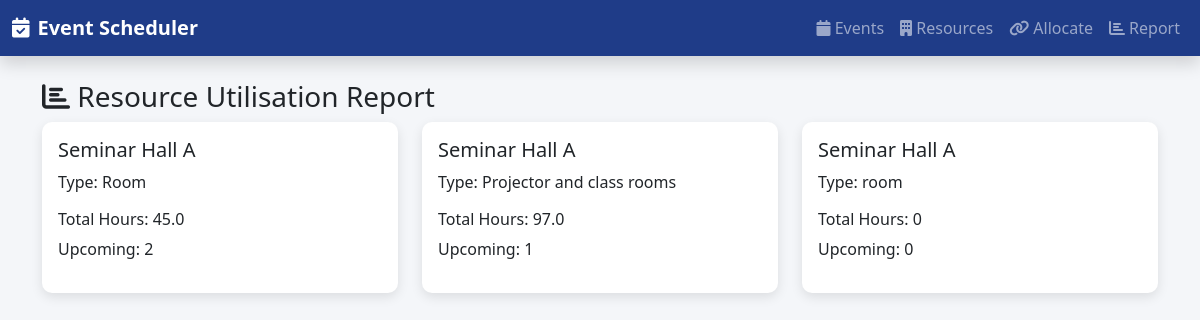
Screenshot of /report with the database file from the repository.
### app.py (models this page shows)
class Resource(db.Model):
    id = db.Column(db.Integer, primary_key=True)
    name = db.Column(db.String(100))
    type = db.Column(db.String(50))

### app.py (the view)
@app.route('/report', methods=['GET', 'POST'])
def report():
    data = []
    start_date = None
    end_date = None
    if request.method == 'POST':
        start_date = datetime.strptime(request.form['start'], '%Y-%m-%d')
        end_date = datetime.strptime(request.form['end'], '%Y-%m-%d')
        end_date = end_date.replace(hour=23, minute=59, second=59)
    for r in Resource.query.all():
        total_hours = 0
        upcoming = []
        for a in Allocation.query.filter_by(resource_id=r.id).all():
            e = Event.query.get(a.event_id)
            if start_date and end_date:
                if e.end_time < start_date or e.start_time > end_date:
                    continue
            duration = (e.end_time - e.start_time).total_seconds() / 3600
            total_hours += duration
            if e.start_time > datetime.now():
                upcoming.append(e.title)
        data.append({
            'name': r.name,
            'type': r.type,
            'hours': round(total_hours, 2),
            'upcoming': upcoming
        })
    return render_template(
        'report.html',
        data=data,
        start=start_date,
        end=end_date
    )

### templates/report.html
{% extends 'base.html' %}
{% block content %}
<h3><i class="fa fa-chart-bar"></i> Resource Utilisation Report</h3>
<div class="row">
  {% for r in data %}
  <div class="col-md-4">
    <div class="card p-3 mb-3">
      <h5>{{ r.name }}</h5>
      <p>Type: {{ r.type }}</p>
      <h6>Total Hours: {{ r.hours }}</h6>
      <p>Upcoming: {{ r.upcoming|length }}</p>
    </div>
  </div>
  {% endfor %}
</div>
{% endblock %}

### templates/base.html (shortened to what this page needs)
<!DOCTYPE html>
<html>
<head>
    <link href="https://cdn.jsdelivr.net/npm/bootstrap@5.3.2/dist/css/bootstrap.min.css" rel="stylesheet">
    <link href="https://cdnjs.cloudflare.com/ajax/libs/font-awesome/6.5.0/css/all.min.css" rel="stylesheet">
    <link rel="stylesheet" href="{{ url_for('static', filename='css/style.css') }}">
</head>
<body class="bg-app">
<nav class="navbar navbar-expand-lg navbar-dark shadow">
  <div class="container-fluid">
    <a class="navbar-brand fw-bold" href="/">
      <i class="fa fa-calendar-check me-2"></i>Event Scheduler
    </a>
    <div class="collapse navbar-collapse">
      <ul class="navbar-nav ms-auto">
        <li class="nav-item"><a class="nav-link" href="/events"><i class="fa fa-calendar"></i> Events</a></li>
        <li class="nav-item"><a class="nav-link" href="/resources"><i class="fa fa-building"></i> Resources</a></li>
        <li class="nav-item"><a class="nav-link" href="/allocate"><i class="fa fa-link"></i> Allocate</a></li>
        <li class="nav-item"><a class="nav-link" href="/report"><i class="fa fa-chart-bar"></i> Report</a></li>
      </ul>
    </div>
  </div>
</nav>
<div class="container mt-4">
  {% block content %}{% endblock %}
</div>
</body>
</html>

### static/css/style.css (style rules this page uses)
.bg-app { background-color: #f4f6f9; min-height: 100vh; font-family: 'Segoe UI', sans-serif; }
.navbar { background-color: #1f3c88; }
.card { border-radius: 10px; box-shadow: 0 4px 12px rgba(0,0,0,0.1); border: none; }

### rows the page displays
Resource: name "Seminar Hall A", type "Room", hours "45.0", upcoming|length "2"
Resource: name "Seminar Hall A", type "Projector and class rooms", hours "97.0", upcoming|length "1"
Resource: name "Seminar Hall A", type "room", hours "0", upcoming|length "0"
